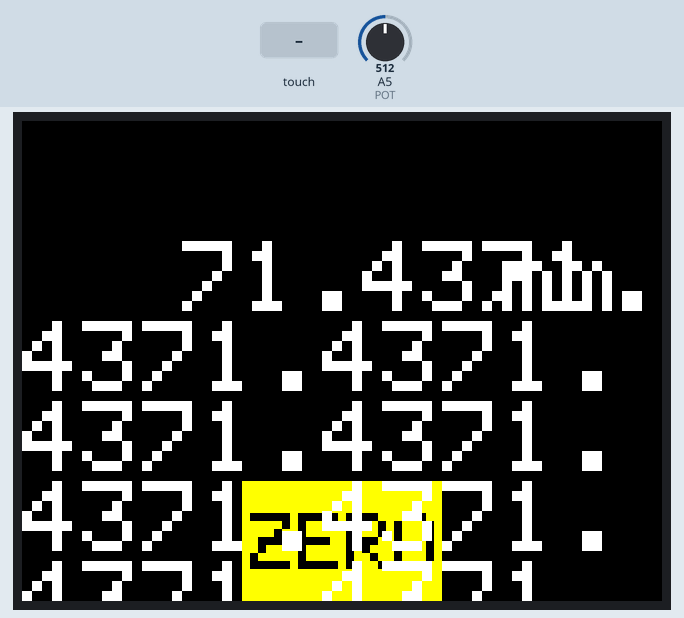
Recording of a sketch running on a simulated Arduino Uno, built with avr-gcc and run on an emulated ATmega328P. On the bench: 320×240 colour display. The test bench sets the inputs (shaded band); at power-on: A5 (POT) = 512. What the sketch prints to the serial monitor is not drawn.

Above: at 1.4 s.
1.5 s: touch panel pressed at 13 % / 50 % of its raw x / y range
At 2.0 s:
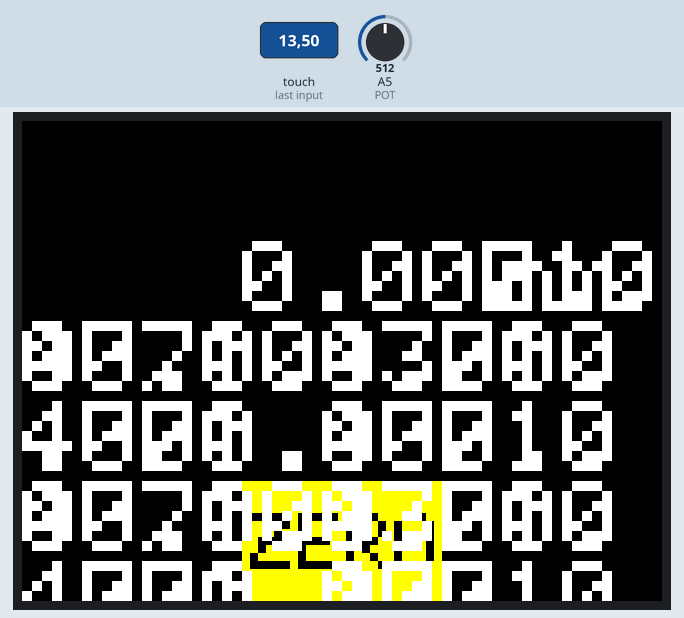
3.0 s: A5 (POT) set to 716
At 4.0 s:
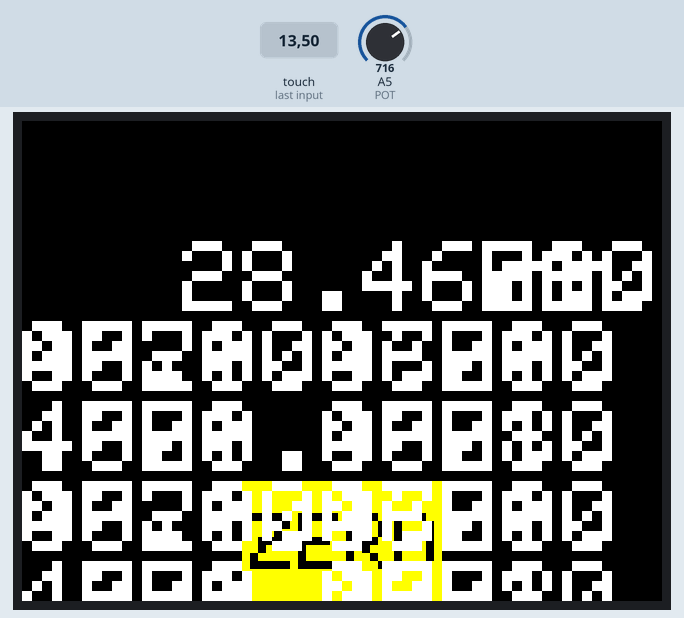
4.5 s: A5 (POT) set to 900
At 5.1 s:
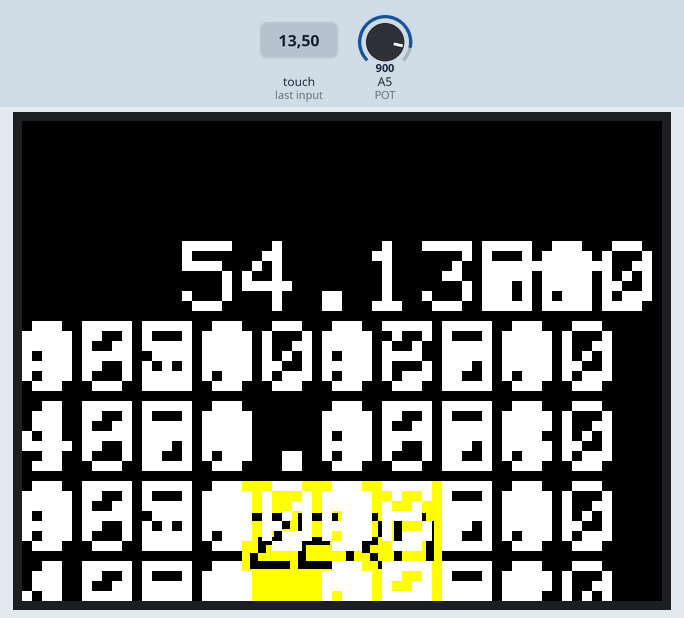
6.0 s: A5 (POT) set to 930
At 6.3 s:
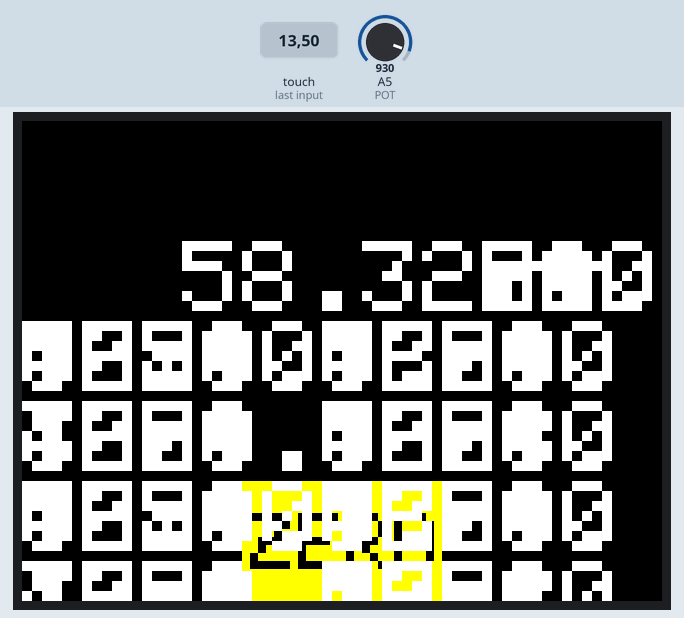
Timing chart, 0 to 8.5 s (numbered marks = the images above; inputs shaded):
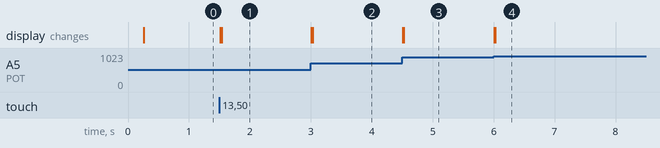

The sketch:

CaliperTest.ino
```cpp
#include <Elegoo_GFX.h>    // Core graphics library
#include <Elegoo_TFTLCD.h> // Hardware-specific library
#include <TouchScreen.h>

#if defined(__SAM3X8E__)
    #undef __FlashStringHelper::F(string_literal)
    #define F(string_literal) string_literal
#endif

#define YP A3  // must be an analog pin, use "An" notation!
#define XM A2  // must be an analog pin, use "An" notation!
#define YM 9   // can be a digital pin
#define XP 8   // can be a digital pin

//Touch For New ILI9341 TP
#define TS_MINX 120
#define TS_MAXX 900

#define TS_MINY 70
#define TS_MAXY 920

// For better pressure precision, we need to know the resistance
// between X+ and X- Use any multimeter to read it
// For the one we're using, its 300 ohms across the X plate
TouchScreen ts = TouchScreen(XP, YP, XM, YM, 300);

#define LCD_CS A3
#define LCD_CD A2
#define LCD_WR A1
#define LCD_RD A0
#define LCD_RESET A4

// Assign human-readable names to some common 16-bit color values:
#define BLACK   0x0000
#define BLUE    0x001F
#define RED     0xF800
#define GREEN   0x07E0
#define CYAN    0x07FF
#define MAGENTA 0xF81F
#define YELLOW  0xFFE0
#define WHITE   0xFFFF

Elegoo_TFTLCD tft(LCD_CS, LCD_CD, LCD_WR, LCD_RD, LCD_RESET);
#define MINPRESSURE 10
#define MAXPRESSURE 1000

//Zero Button
#define ZERO_L  100
#define ZERO_W  60
#define ZERO_X  110
#define ZERO_Y  180

//Length Text
#define TEXT_X 20
#define TEXT_Y 60

#define POT   A5
int potValue = 0;
int zeroValue = 0;
double newLength = 0;
double oldLength = 0;

void setup() {
  pinMode(POT, INPUT);
  Serial.begin(9600);
  tft.reset();

  uint16_t identifier = tft.readID();
  if(identifier != 0x9325 || identifier != 0x9328 || identifier != 0x4535 || identifier != 0x7575 || identifier != 0x9341 || identifier != 0x8357 || identifier==0x0101)
  {
      identifier=0x9341;
  }
  tft.begin(identifier);
  tft.setRotation(1);

  tft.fillScreen(BLACK);

  tft.setTextColor(BLACK);
  tft.setTextSize(4);
  tft.fillRect(ZERO_X, ZERO_Y, ZERO_L, ZERO_W, YELLOW);
  tft.setCursor(114, 196);
  tft.print ("ZERO");
  tft.setTextSize(5);
  tft.setTextColor(WHITE);
  tft.setCursor(240, TEXT_Y);
  tft.print ("mm");
}

void loop() {
  potValue = 4*analogRead (POT);

  TSPoint p = ts.getPoint();

  // if sharing pins, you'll need to fix the directions of the touchscreen pins
  pinMode(XM, OUTPUT);
  pinMode(YP, OUTPUT);

  if (p.z > MINPRESSURE && p.z < MAXPRESSURE) {
    int temp_py = p.y;

    // scale touch screen coordinates to actual coordinates
    p.y = map(p.x, TS_MINX, TS_MAXX, tft.height(), 0);
    p.x = map(temp_py, TS_MINY, TS_MAXY, tft.width(), 0);

    //Check if button has been pressed
    if (p.x < (ZERO_X + ZERO_L) && p.x > ZERO_X && p.y < (ZERO_Y+ZERO_W) && p.y > ZERO_Y) {
      zeroValue = potValue;
      Serial.println (zeroValue);
    }
  }

  newLength = 0.03488 * (potValue - zeroValue);

  if (newLength != oldLength){
    tft.setCursor(TEXT_X, TEXT_Y);
    tft.fillRect(TEXT_X, TEXT_Y, 210, 35, BLACK); //Clear old text with a black rectangle

    //Pad with appropriate number of spaces depending on the size of the number
    if (newLength >= 100)
      tft.print (" ");
    else if (newLength < 100 && newLength >= 10)
      tft.print ("  ");
    else if (newLength < 10 && newLength >= 0)
      tft.print ("   ");
    else{
      newLength = newLength*-1;
      tft.print ("-  ");
    }
  }
  tft.print (newLength);

  oldLength = newLength;
}
```

Measured:
- after the input at 1.5 s, the display: first changes at once (image 1 shows a later state)
- after the input at 3.0 s, the display: first changes at once (image 2 shows a later state)
